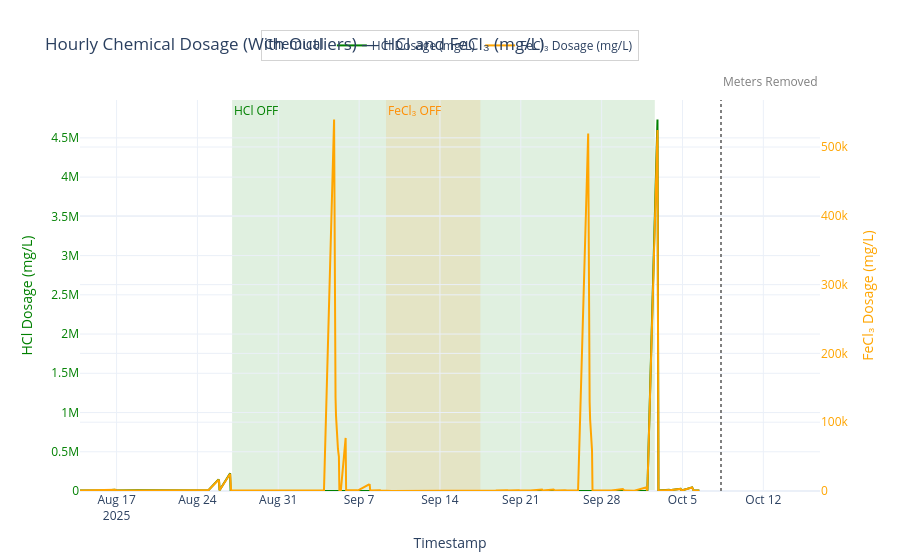

The code cell stored with this chart in its notebook:
### Code cell
import pandas as pd

# Load the full dataset (with outliers included)
hourly_combined_outliers = pd.read_csv("hourly_dosage_outliers.csv", parse_dates=["Datetime"])

# Check structure (optional)
hourly_combined_outliers.info()


import plotly.graph_objects as go

# --- Round to the nearest hour and average readings ---
nh3_hourly = nh3.copy()
nh3_hourly["Datetime"] = nh3_hourly["Datetime"].dt.floor("H")
nh3_hourly = nh3_hourly.groupby("Datetime", as_index=False)["NH3_ppm"].mean()

h2s_hourly = h2s.copy()
h2s_hourly["Datetime"] = h2s_hourly["Datetime"].dt.floor("H")
h2s_hourly = h2s_hourly.groupby("Datetime", as_index=False)["H2S_ppm"].mean()

# --- Hourly Chemical Dosage Plot (Dual Axis) — With OUTLIERS ---
fig_dosage = go.Figure()

# HCl Dosage — Primary y-axis (left)
fig_dosage.add_trace(go.Scatter(
    x=hourly_combined_outliers["Datetime"],
    y=hourly_combined_outliers["HCl Dosage (mg/L)"],
    mode="lines",
    name="HCl Dosage (mg/L)",
    line=dict(color="green", width=2),
    yaxis="y1"
))

# FeCl₃ Dosage — Secondary y-axis (right)
fig_dosage.add_trace(go.Scatter(
    x=hourly_combined_outliers["Datetime"],
    y=hourly_combined_outliers["FeCl₃ Dosage (mg/L)"],
    mode="lines",
    name="FeCl₃ Dosage (mg/L)",
    line=dict(color="orange", width=2),
    yaxis="y2"
))

# --- Highlight OFF Windows ---
fig_dosage.add_vrect(
    x0=HCL_OFF_START_DT, x1=HCL_RESUME_DT,
    fillcolor="rgba(0,128,0,0.12)", layer="below", line_width=0,
    annotation_text="HCl OFF", annotation_position="top left",
    annotation=dict(font_color="green")
)

fig_dosage.add_vrect(
    x0=FECL3_OFF_DT, x1=FECL3_RESUME_DT,
    fillcolor="rgba(255,140,0,0.12)", layer="below", line_width=0,
    annotation_text="FeCl₃ OFF", annotation_position="top left",
    annotation=dict(font_color="darkorange")
)

# Optional: Vertical line for sensor removal
add_dt_vline(fig_dosage, SENSORS_REMOVED, text="Meters Removed")

# --- Layout ---
fig_dosage.update_layout(
    template="plotly_white",
    title="Hourly Chemical Dosage (With Outliers) — HCl and FeCl₃ (mg/L)",
    xaxis=dict(title="Timestamp", showgrid=True),
    yaxis=dict(
        title="HCl Dosage (mg/L)", 
        color="green", 
        rangemode="tozero"
    ),
    yaxis2=dict(
        title="FeCl₃ Dosage (mg/L)", 
        color="orange", 
        overlaying="y", 
        side="right",
        rangemode="tozero"
    ),
    legend=dict(
        title="Chemical",
        orientation="h",
        yanchor="bottom",
        y=1.1,
        xanchor="center",
        x=0.5,
        bgcolor="rgba(255,255,255,0.8)",
        bordercolor="lightgray",
        borderwidth=1
    ),
    hovermode="x unified",
    margin=dict(t=100, b=60, l=80, r=80)
)

fig_dosage.show()

# Save to standalone HTML
fig_dosage.write_html("Hourly_Chemical_Dosage_With_Outliers.html", include_plotlyjs="embed")

### Figure 1 — Plotly figure (JSON) as saved in the notebook; plotly's stock layout.template omitted (floating-point values rounded to 4 significant figures; data arrays with more than 128 entries replaced by an {"elided": "..."} marker saying what was removed)
{"data": [{"line": {"color": "green", "width": 2}, "mode": "lines", "name": "HCl Dosage (mg/L)", "type": "scatter", "x": {"elided": "150 str values"}, "y": {"elided": "150 float values"}, "yaxis": "y"}, {"line": {"color": "orange", "width": 2}, "mode": "lines", "name": "FeCl₃ Dosage (mg/L)", "type": "scatter", "x": {"elided": "150 str values"}, "y": {"elided": "150 float values"}, "yaxis": "y2"}], "layout": {"annotations": [{"font": {"color": "green"}, "showarrow": false, "text": "HCl OFF", "x": "2025-08-27T00:00:00-04:00", "xanchor": "left", "xref": "x", "y": 1, "yanchor": "top", "yref": "y domain"}, {"font": {"color": "darkorange"}, "showarrow": false, "text": "FeCl₃ OFF", "x": "2025-09-09T08:00:00-04:00", "xanchor": "left", "xref": "x", "y": 1, "yanchor": "top", "yref": "y domain"}, {"font": {"color": "gray", "size": 12}, "showarrow": false, "text": "Meters Removed", "x": "2025-10-08T08:00:00", "xanchor": "left", "y": 1.02, "yanchor": "bottom", "yref": "paper"}], "hovermode": "x unified", "legend": {"bgcolor": "rgba(255,255,255,0.8)", "bordercolor": "lightgray", "borderwidth": 1, "orientation": "h", "title": {"text": "Chemical"}, "x": 0.5, "xanchor": "center", "y": 1.1, "yanchor": "bottom"}, "margin": {"b": 60, "l": 80, "r": 80, "t": 100}, "shapes": [{"fillcolor": "rgba(0,128,0,0.12)", "layer": "below", "line": {"width": 0}, "type": "rect", "x0": "2025-08-27T00:00:00-04:00", "x1": "2025-10-02T14:30:00-04:00", "xref": "x", "y0": 0, "y1": 1, "yref": "y domain"}, {"fillcolor": "rgba(255,140,0,0.12)", "layer": "below", "line": {"width": 0}, "type": "rect", "x0": "2025-09-09T08:00:00-04:00", "x1": "2025-09-17T12:00:00-04:00", "xref": "x", "y0": 0, "y1": 1, "yref": "y domain"}, {"line": {"color": "gray", "dash": "dot", "width": 2}, "type": "line", "x0": "2025-10-08T08:00:00", "x1": "2025-10-08T08:00:00", "xref": "x", "y0": 0, "y1": 1, "yref": "paper"}], "title": {"text": "Hourly Chemical Dosage (With Outliers) — HCl and FeCl₃ (mg/L)"}, "xaxis": {"showgrid": true, "title": {"text": "Timestamp"}}, "yaxis": {"color": "green", "rangemode": "tozero", "title": {"text": "HCl Dosage (mg/L)"}}, "yaxis2": {"color": "orange", "overlaying": "y", "rangemode": "tozero", "side": "right", "title": {"text": "FeCl₃ Dosage (mg/L)"}}}}
